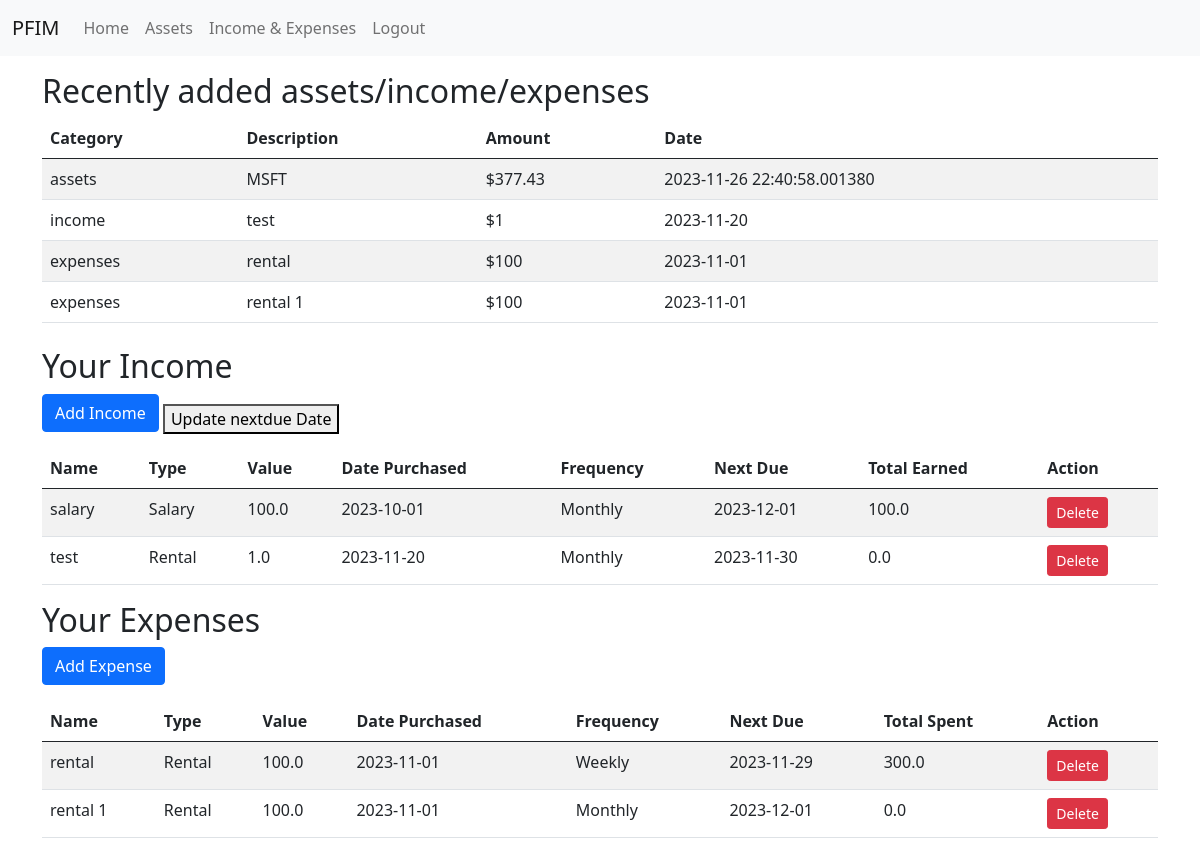
Page /incomeandexpenses (signed in) on the committed database.
### tables this page shows
CREATE TABLE income (
            incomeid INTEGER PRIMARY KEY AUTOINCREMENT,
            name VARCHAR(64) NOT NULL,
            value FLOAT NOT NULL,
            transactionid INTEGER REFERENCES transactions(transactionid),
            datepurchased TIMESTAMP,
            userid INTEGER REFERENCES users(userid),
            freqid INTEGER REFERENCES frequency(freqid),
            nextdue TIMESTAMP
        );

CREATE TABLE transactions (
            transactionid INTEGER PRIMARY KEY AUTOINCREMENT,
            type VARCHAR(64) NOT NULL,
            category VARCHAR(64)
        );

CREATE TABLE frequency (
            freqid INTEGER PRIMARY KEY AUTOINCREMENT,
            freqtype VARCHAR(64) NOT NULL
        );

CREATE TABLE expenses (
            expenseId INTEGER PRIMARY KEY AUTOINCREMENT,
            name VARCHAR(64) NOT NULL,
            value FLOAT NOT NULL,
            transactionid INTEGER REFERENCES transactions(transactionid),
            datepurchased TIMESTAMP,
            userid INTEGER REFERENCES users(userid),
            frequency INTEGER REFERENCES frequency(freqid),
            nextdue TIMESTAMP
        );

### index.py (the view)
@app.route('/incomeandexpenses')
def view_income_and_expenses():
    incomes = db.get_all_incomes(session['id'])
    expenses = db.get_all_expenses(session['id'])
    return render_template('incomeandexpenses.html', incomes=incomes, expenses=expenses)

### DBoperations.py (called while the page is built)
def get_db_connection():
    conn = sqlite3.connect(DATABASE, check_same_thread=False)
    return conn

def get_all_incomes(user_id):
    conn = get_db_connection()
    cur = conn.cursor()
    cur.execute("""
        SELECT
            i.incomeid,
            i.name,
            t.type,
            i.value,
            i.datepurchased,
            f.freqtype,
            i.nextdue
        FROM
            income i
        JOIN
            frequency f ON i.freqid = f.freqid
        JOIN
            transactions t ON i.transactionid = t.transactionid
        WHERE
            i.userid = ?;
    """, (user_id,))
    incomes = []
    for record in cur.fetchall():
        total_earned = calculate_total(record[3], record[4], record[5])
        incomes.append(record + (total_earned,))
    conn.close()
    print(incomes)
    return incomes

def calculate_total(value, date_purchased_str, frequency):
    date_purchased = datetime.strptime(date_purchased_str, '%Y-%m-%d')
    current_date = datetime.now()
    if frequency == 'Daily':
        days_passed = (current_date - date_purchased).days
        return days_passed * value
    elif frequency == 'Weekly':
        weeks_passed = (current_date - date_purchased).days // 7
        return weeks_passed * value
    elif frequency == 'Monthly':
        months_passed = relativedelta(current_date, date_purchased).months + \
                        relativedelta(current_date, date_purchased).years * 12
        return months_passed * value
    elif frequency == 'Yearly':
        years_passed = relativedelta(current_date, date_purchased).years
        return years_passed * value
    return 0

def get_all_expenses(user_id):
    conn = get_db_connection()
    cur = conn.cursor()
    cur.execute("""
        SELECT
            e.expenseId,
            e.name,
            t.type,
            e.value,
            e.datepurchased,
            f.freqtype,
            e.nextdue
        FROM
            expenses e
        JOIN
            frequency f ON e.frequency = f.freqid
        JOIN
            transactions t ON e.transactionid = t.transactionid
        WHERE
            e.userid = ?;
    """, (user_id,))
    expenses = []
    for record in cur.fetchall():
        total_spent = calculate_total(record[3], record[4], record[5])
        expenses.append(record + (total_spent,))
    conn.close()
    return expenses

### templates/incomeandexpenses.html (shortened to what this page needs)
<!DOCTYPE html>
<html>
<head>
</head>
<body>
    {% include 'navbar.html' %}
    <div class="container mt-3">
        <h2>Recently added assets/income/expenses</h2>
        <table class="table table-striped">
            <thead>
                <tr>
                    <th>Category</th>
                    <th>Description</th>
                    <th>Amount</th>
                    <th>Date</th>
                </tr>
            </thead>
            <tbody id="api-data-table">
            </tbody>
        </table>
    </div>
    <div class="container my-4">
        <h2>Your Income</h2>
        <button onclick="location.href='/add_income'" class="btn btn-primary mb-3">Add Income</button>
        <button onclick="location.href='/update_nextdue'">Update nextdue Date</button>
        <table class="table table-striped table-hover">
            <thead>
                <tr>
                    <th>Name</th>
                    <th>Type</th>
                    <th>Value</th>
                    <th>Date Purchased</th>
                    <th>Frequency</th>
                    <th>Next Due</th>
                    <th>Total Earned</th>
                    <th>Action</th>
                </tr>
            </thead>
            <tbody>
                {% for income in incomes %}
                <tr>
                    <td>{{ income[1] }}</td>
                    <td>{{ income[2] }}</td>
                    <td>{{ income[3] }}</td>
                    <td>{{ income[4] }}</td>
                    <td>{{ income[5] }}</td>
                    <td>{{ income[6] }}</td>
                    <td>{{ income[7] }}</td>
                    <td>
                        <form action="/delete_income" method="post">
                            <button type="submit" class="btn btn-danger btn-sm">Delete</button>
                        </form>
                    </td>
                </tr>
                {% endfor %}
            </tbody>
        </table>
        <h2>Your Expenses</h2>
        <button onclick="location.href='/add_expense'" class="btn btn-primary mb-3">Add Expense</button>
        <table class="table table-striped table-hover">
            <thead>
                <tr>
                    <th>Name</th>
                    <th>Type</th>
                    <th>Value</th>
                    <th>Date Purchased</th>
                    <th>Frequency</th>
                    <th>Next Due</th>
                    <th>Total Spent</th>
                    <th>Action</th>
                </tr>
            </thead>
            <tbody>
                {% for expense in expenses %}
                <tr>
                    <td>{{ expense[1] }}</td>
                    <td>{{ expense[2] }}</td>
                    <td>{{ expense[3] }}</td>
                    <td>{{ expense[4] }}</td>
                    <td>{{ expense[5] }}</td>
                    <td>{{ expense[6] }}</td>
                    <td>{{ expense[7] }}</td>
                    <td>
                        <form action="/delete_expense" method="post">
                            <button type="submit" class="btn btn-danger btn-sm">Delete</button>
                        </form>
                    </td>
                </tr>
                {% endfor %}
            </tbody>
        </table>
    </div>
</body>
</html>

### templates/navbar.html (shortened to what this page needs)
<!DOCTYPE html>
<html>
<head>
    <link href="https://cdn.jsdelivr.net/npm/bootstrap@5.0.0/dist/css/bootstrap.min.css" rel="stylesheet">
</head>
<body>
    <nav class="navbar navbar-expand-lg navbar-light bg-light">
        <div class="container-fluid">
            <a class="navbar-brand" href="/">PFIM</a>
            <div class="collapse navbar-collapse" id="navbarNav">
                <ul class="navbar-nav">
                    {% if session['id'] %}
                        <li class="nav-item"><a class="nav-link" href="/dashboard">Home</a></li>
                        <li class="nav-item"><a class="nav-link" href="/assets">Assets</a></li>
                        <li class="nav-item"><a class="nav-link" href="/incomeandexpenses">Income & Expenses</a></li>
                        <li class="nav-item"><a class="nav-link" href="/logout">Logout</a></li>
                        <li class="nav-item" style="float:right"><a class="nav-link" href="#">{{ session['user_name'] }}</a></li>
                    {% else %}
                        <li class="nav-item"><a class="nav-link" href="/">Home</a></li>
                        <li class="nav-item"><a class="nav-link" href="/login">Login</a></li>
                        <li class="nav-item"><a class="nav-link" href="/register">Register</a></li>
                    {% endif %}
                </ul>
            </div>
        </div>
    </nav>
</body>
</html>

### rows in the picture
income: name "salary", type "Salary", value "100.0", datepurchased "2023-10-01", freqtype "Monthly", nextdue "2023-12-01"
income: name "test", type "Rental", value "1.0", datepurchased "2023-11-20", freqtype "Monthly", nextdue "2023-11-30", income "0.0"
expenses: name "rental", type "Rental", value "100.0", datepurchased "2023-11-01", freqtype "Weekly", nextdue "2023-11-29", expense "300.0"
expenses: name "rental 1", type "Rental", value "100.0", datepurchased "2023-11-01", freqtype "Monthly", nextdue "2023-12-01", expense "0.0"
